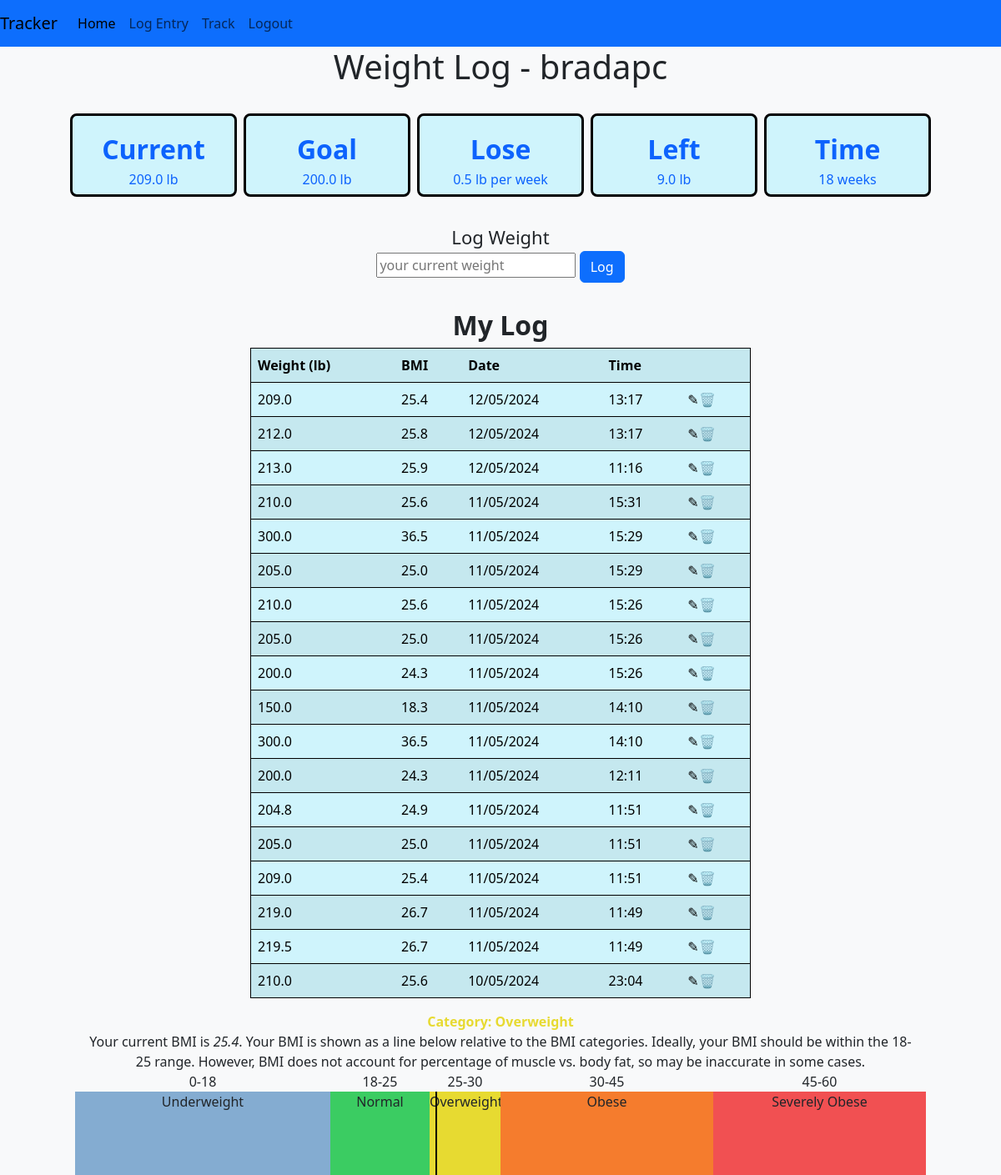
Screenshot of /weight/log (signed in) with the database file from the repository.
### tables this page shows
CREATE TABLE weight_log (
user_id INTEGER NOT NULL,
weight REAL NOT NULL,
time TEXT
);

CREATE TABLE "weight_goals" (
user_id INTEGER NOT NULL,
goal_weight REAL NOT NULL,
goal_step REAL NOT NULL,
height REAL NOT NULL,
goal_direction INTEGER NOT NULL
, units TEXT, time TEXT);

### app.py (the view)
@app.route("/weight/log", methods=["GET", "POST"])
@login_required
def weight_log():
    weight_goals = weightGoalExists()
    if not weight_goals:
        return redirect("/weight")
    weight_log = getWeightLog()
    units = getUnits(weight_goals)
    new_weight_log = splitDateTime(weight_log)
    new_weight_log = addBMI(new_weight_log, weight_goals['height'], weight_goals['units'])
    if request.method == "POST":
        new_weight_entry = request.form.get("weight-entry")
        if not new_weight_entry:
            errormsg = "Please enter a weight."
            return render_template("weight_log.html", errormsg=errormsg, user=session['user'], weight_goals=weight_goals, units=units, new_weight_log=new_weight_log)
        try:
            new_weight_entry = float(new_weight_entry)
        except:
            errormsg = "Please enter only numbers into the weight form."
            return render_template("weight_log.html", errormsg=errormsg, user=session['user'], weight_goals=weight_goals, units=units, new_weight_log=new_weight_log)
        dt_string = getFormattedDateTime()
        con = sqlite3.connect("tracker.db")
        cur = con.cursor()
        cur.execute("INSERT INTO weight_log (user_id, weight, time) VALUES(?, ?, ?)", (session['user_id'], new_weight_entry, dt_string,))
        con.commit()
        return redirect("/weight/log")
    else:
        return render_template("weight_log.html", user=session['user'], weight_goals=weight_goals, units=units, new_weight_log=new_weight_log)

### app.py (called while the page is built)
def login_required(f):
    @wraps(f)
    def decorated_function(*args, **kwargs):
        if session.get("user_id") is None:
            return redirect("/login")
        return f(*args, **kwargs)
    return decorated_function

def getUnits(weight_goals):
    units = {}
    if weight_goals['units'] == "metric":
        units['weight_unit'] = "kg"
        units['height_unit'] = "cm"
    elif weight_goals['units'] == "imperial":
        units['weight_unit'] = "lb"
        units['height_unit'] = "inches"
    return units

def weightGoalExists():
    con = sqlite3.connect("tracker.db")
    con.row_factory = sqlite3.Row
    cur = con.cursor()
    res = cur.execute("SELECT * FROM weight_goals WHERE user_id = ?", (session['user_id'],))
    res = res.fetchone()
    cur.close()
    con.close()
    return res

def getWeightLog():
    con = sqlite3.connect("tracker.db")
    cur = con.cursor()
    con.row_factory = sqlite3.Row
    cur.execute("SELECT * FROM weight_log WHERE user_id = ? ORDER BY time DESC", (session['user_id'],))
    weight_log = []
    weight_log = cur.fetchall()
    cur.close()
    con.close()
    return weight_log

def splitDateTime(weight_log):
    new_weight_log = []
    for entry in weight_log:
        new_entry = []
        dt_list = entry[2].split()
        dt_list[1] = dt_list[1][0:5]
        new_entry.append(entry[0])
        new_entry.append(entry[1])
        new_entry.append(dt_list[0])
        new_entry.append(dt_list[1])
        new_weight_log.append(new_entry)
    return new_weight_log

def computeBMI(height, weight, units):
    bmi = 0
    if units == 'imperial':
        bmi = 703 * (weight / height**2)
    elif units == 'metric':
        bmi = weight / (height / 100)**2
    return bmi

def addBMI(log, height, units):
    weight_log = []
    for row in log:
        bmi = computeBMI(height, row[1], units)
        bmi_str = "%0.1f" % bmi
        row.append(bmi_str)
        weight_log.append(row)
    return weight_log

### templates/weight_log.html (shortened to what this page needs)
{% extends "layout.html" %}
{% block body %}
    <h1 class="page-title-header">Weight Log - {{ user }} </h1>
    {% if weight_goals %}
        <div class="goal-weight-container">
            <div class="goal-weight-box">
                <span class="goal-weight-box-head">Current</span>
                <span>{{ new_weight_log[0][1] }} {{units.weight_unit}}</span>
            </div>
            <div class="goal-weight-box">
                <span class="goal-weight-box-head">Goal</span>
                <span>{{ weight_goals.goal_weight }} {{ units.weight_unit }}</span>
            </div>
            <div class="goal-weight-box">
                {% if (weight_goals.goal_direction > 0) %}
                    <span class="goal-weight-box-head">Gain</span>
                {% elif (weight_goals.goal_direction < 0) %}
                    <span class="goal-weight-box-head">Lose</span>
                {% endif %}
                <span>{{ weight_goals.goal_step }} {{ units.weight_unit }} per week</span>
            </div>
            <div class="goal-weight-box">
                <span class="goal-weight-box-head">Left</span>
                <span>{{ new_weight_log[0][1] - weight_goals.goal_weight }} {{ units.weight_unit }}</span>
            </div>
            <div class="goal-weight-box">
                <span class="goal-weight-box-head">Time</span>
                <span>{{ ((new_weight_log[0][1] - weight_goals.goal_weight) / weight_goals.goal_step) | int }} weeks</span>
            </div>
        </div>
        <div class="goal-weight-log-entry">
            <span>Log Weight</span>
            <form action="/weight/log" method="post">
                <input type="text" placeholder="your current weight" name="weight-entry">
                <button type="submit" class="btn btn-primary">Log</button>
            </form>
        </div>
        <div class="weight-log-wrapper">
            <h1 class="goal-weight-box-head">My Log</h1>
            <div class="weight-log">
                <table class="table table-info table-striped table-hover">
                    <tr>
                        <th>Weight ({{ units.weight_unit }})</th>
                        <th>BMI</th>
                        <th>Date</th>
                        <th>Time</th>
                        <th></th>
                    </tr>
                    {% for entry in new_weight_log %}
                    <tr>
                        <td>{{ entry[1] }}</td>
                        <td>{{ entry[4] }}</td>
                        <td> {{ entry[2] }}</td>
                        <td>{{ entry[3] }}</td>
                        <td><span>&#9998;</span><span>&#128465;</span></td>
                    </tr>
                    {% endfor %}
                </table>
            </div>
        </div>
    {% endif %}
    <div class="bmi-info-wrapper">
        <div class="bmi-info">
            <span id="bmi-category-span"></span>
            <span>Your current BMI is <em>{{ new_weight_log[0][4] }}</em>. Your BMI is shown as a line below
                relative to the BMI categories. Ideally, your BMI should be within the 18-25 range.
                However, BMI does not account for percentage of muscle vs. body fat, so may be inaccurate
                in some cases.
            </span>
        </div>
    </div>
    <div class="bmi-visualizer">
    </div>
{% endblock %}

### templates/layout.html (shortened to what this page needs)
<!DOCTYPE html>
<html lang="en">
    <head>
        {% block head %}
        <link href="/static/styles.css" rel="stylesheet">
        <link href="https://cdn.jsdelivr.net/npm/bootstrap@5.3.3/dist/css/bootstrap.min.css" rel="stylesheet">
        {% endblock %}
    </head>
    <body class="bg-light">
        <nav class="navbar navbar-expand-lg navbar-light bg-primary">
            <a class="navbar-brand" href="#">Tracker</a>
            <div class="collapse navbar-collapse" id="navbarNavAltMarkup">
              <div class="navbar-nav">
                <a class="nav-item nav-link active" href="#">Home</a>
                <a class="nav-item nav-link" href="#">Log Entry</a>
                <a class="nav-item nav-link" href="#">Track</a>
                {% if  "user" in session %}
                <a class="nav-item nav-link" href="/logout">Logout</a>
                {% else %}
                <a class="nav-item nav-link" href="/login">Login</a>
                {% endif %}
              </div>
            </div>
          </nav>
        {% block body%} {% endblock %}
    </body>
</html>

### static/styles.css (style rules this page uses)
.weight-log { width: 600px; }
.bmi-info-wrapper { display: flex; justify-content: center; }
.bmi-info { display: flex; flex-direction: column; width: 1000px; text-align: center; }
.bmi-visualizer { display: flex; justify-content: center; height: 100px; }
#bmi-category-span { font-weight: bold; }
.page-title-header { text-align: center; }
.goal-weight-container { display: flex; justify-content: center; gap: 8px; margin: 32px 0 32px 0; }
.goal-weight-box { display: flex; flex-direction: column; align-items: center; border: 3px solid black; border-radius: 8px; padding: 16px; width: 200px; height: 100px; background-color: #cff4fc; color: #0d63fd; }
.goal-weight-box-head { font-size: 32px; font-weight: bold; }
.goal-weight-log-entry { display: flex; flex-direction: column; align-items: center; margin-bottom: 32px; }
.goal-weight-log-entry span { font-size: 22px; }
.weight-log table { border: 1px solid black; }
.weight-log-wrapper { display: flex; flex-direction: column; align-items: center; }
body { user-select: none; }

### rows the page displays
weight_log: weight "209.0", new_weight_log[0][1]-weight_goals.goal_weight "9.0", weight.goal_step "18", entry "25.4", time "12/05/2024", entry "13:17"
weight_goals: goal_weight "200.0", goal_step "0.5"
weight_log: weight "212.0", entry "25.8", time "12/05/2024", entry "13:17"
weight_log: weight "213.0", entry "25.9", time "12/05/2024", entry "11:16"
weight_log: weight "210.0", entry "25.6", time "11/05/2024", entry "15:31"
weight_log: weight "300.0", entry "36.5", time "11/05/2024", entry "15:29"
weight_log: weight "205.0", entry "25.0", time "11/05/2024", entry "15:29"
weight_log: weight "210.0", entry "25.6", time "11/05/2024", entry "15:26"
weight_log: weight "205.0", entry "25.0", time "11/05/2024", entry "15:26"
weight_log: weight "200.0", entry "24.3", time "11/05/2024", entry "15:26"
weight_log: weight "150.0", entry "18.3", time "11/05/2024", entry "14:10"
weight_log: weight "300.0", entry "36.5", time "11/05/2024", entry "14:10"
weight_log: weight "200.0", entry "24.3", time "11/05/2024", entry "12:11"
weight_log: weight "204.8", entry "24.9", time "11/05/2024", entry "11:51"
weight_log: weight "205.0", entry "25.0", time "11/05/2024", entry "11:51"
weight_log: weight "209.0", entry "25.4", time "11/05/2024", entry "11:51"
weight_log: weight "219.0", entry "26.7", time "11/05/2024", entry "11:49"
weight_log: weight "219.5", entry "26.7", time "11/05/2024", entry "11:49"
weight_log: weight "210.0", entry "25.6", time "10/05/2024", entry "23:04"

### other values shown
{{ user }} "bradapc"
{{ units.weight_unit }} "lb"
{{ new_weight_log[0][4] }} "25.4"
